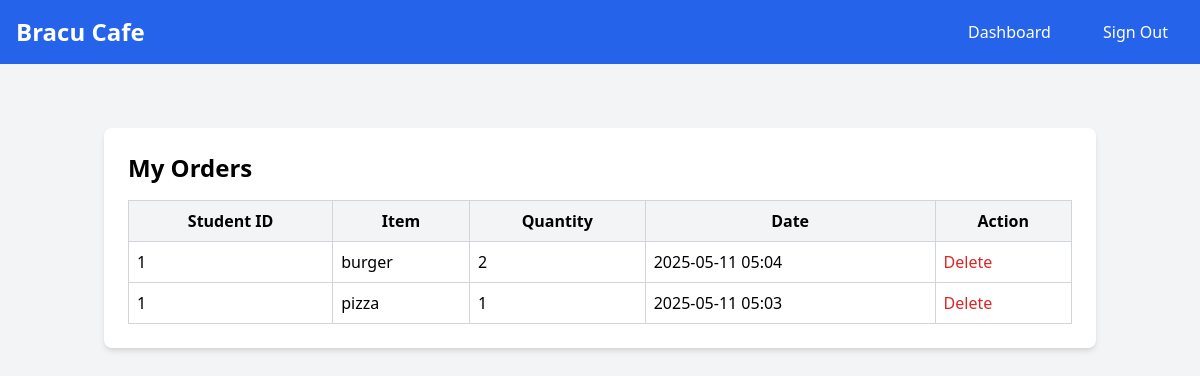
The app's page /manage_order (signed in) with its own data.
### app/models/models.py (models this page shows, shortened)
class Order(db.Model):
    id = db.Column(db.Integer, primary_key=True)
    student_id = db.Column(db.Integer, db.ForeignKey('student.id'), nullable=False)
    menu_item_id = db.Column(db.Integer, db.ForeignKey('menu_item.id'), nullable=False)
    quantity = db.Column(db.Integer, nullable=False)
    created_at = db.Column(db.DateTime, default=datetime.utcnow)
    student = db.relationship('Student', backref='orders')
    menu_item = db.relationship('MenuItem', backref='orders')
    from app import db

class Student(db.Model):
    id = db.Column(db.Integer, primary_key=True)
    first_name = db.Column(db.String(50), nullable=False)
    last_name = db.Column(db.String(50), nullable=False)
    department = db.Column(db.String(100), nullable=False)
    username = db.Column(db.String(80), unique=True, nullable=False)
    password_hash = db.Column(db.String(128), nullable=False)
    created_at = db.Column(db.DateTime, default=datetime.utcnow)

class MenuItem(db.Model):
    id = db.Column(db.Integer, primary_key=True)
    name = db.Column(db.String(100), nullable=False)
    description = db.Column(db.Text, nullable=False)
    price = db.Column(db.Float, nullable=False)

### app/controllers/routes.py (the view, shortened to what this page needs)
@routes_bp.route('/manage_order', methods=['GET', 'POST'])
def manage_order():
    if 'user_id' not in session or session['role'] != 'student':
        flash('Please sign in as a student to manage orders.', 'error')
        return redirect(url_for('routes.signin'))
    student_id = session['user_id']
    orders = Order.query.filter_by(student_id=student_id).order_by(Order.created_at.desc()).all()
    return render_template('manage_order.html', orders=orders)

### app/templates/manage_order.html (shortened to what this page needs)
{% extends "base.html" %}
{% block content %}
<div class="container mx-auto px-4 py-8">
    <section class="bg-white p-6 rounded-lg shadow-md">
        <h2 class="text-2xl font-semibold mb-4">My Orders</h2>
        {% if orders %}
        <table class="w-full border-collapse border border-gray-300">
            <thead>
                <tr class="bg-gray-100">
                    <th class="border border-gray-300 p-2">Student ID</th>
                    <th class="border border-gray-300 p-2">Item</th>
                    <th class="border border-gray-300 p-2">Quantity</th>
                    <th class="border border-gray-300 p-2">Date</th>
                    <th class="border border-gray-300 p-2">Action</th>
                </tr>
            </thead>
            <tbody>
                {% for order in orders %}
                <tr>
                    <td class="border border-gray-300 p-2">{{ order.student.id }}</td>
                    <td class="border border-gray-300 p-2">{{ order.menu_item.name }}</td>
                    <td class="border border-gray-300 p-2">{{ order.quantity }}</td>
                    <td class="border border-gray-300 p-2">{{ order.created_at.strftime('%Y-%m-%d %H:%M') }}</td>
                    <td class="border border-gray-300 p-2">
                        <form method="POST" action="{{ url_for('routes.manage_order') }}">
                            <button type="submit" class="text-red-600 hover:underline">Delete</button>
                        </form>
                    </td>
                </tr>
                {% endfor %}
            </tbody>
        </table>
        {% else %}
        <p class="text-gray-600">You haven't placed any orders yet.</p>
        {% endif %}
    </section>
</div>
{% endblock %}

### records on screen
Order: student.id "1", menu_item.name "burger", quantity "2", created_at "2025-05-11 05:04"
Order: student.id "1", menu_item.name "pizza", quantity "1", created_at "2025-05-11 05:03"
